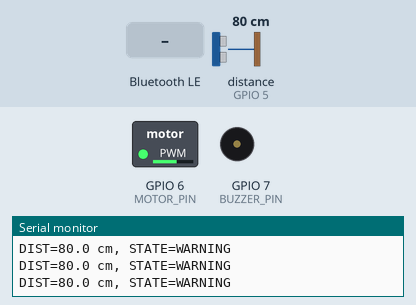
The sketch below on a simulated ESP32-S3. On the bench: switched loads named in the sketch (green lamp = pin HIGH), buzzer (waves = sounding), the last lines printed to the serial monitor. Wiring (inferred from the names in the program): ultrasonic range finder: trigger GPIO 4; echo GPIO 5. The test bench sets the inputs (shaded band); at power-on: distance to the obstacle (sensor on GPIO 5) 80 cm. The echo pulse lasts 58.3 µs per cm; nothing arrives over Bluetooth unless stated; a phone connects over Bluetooth LE 3 s after start; pins used as bus, display or sensor lines are not drawn.

Above: at 1.7 s.
1.8 s: distance to the obstacle (sensor on GPIO 5) set to 34 cm
4.8 s: distance to the obstacle (sensor on GPIO 5) set to 28 cm
At 6.1 s:
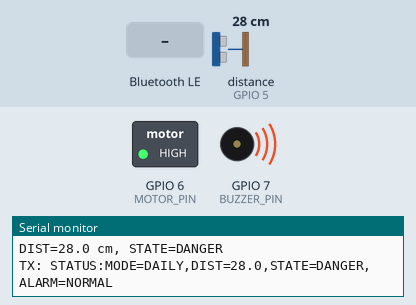
6.4 s: Bluetooth LE write "MODE:DAILY" received
At 6.47 s:
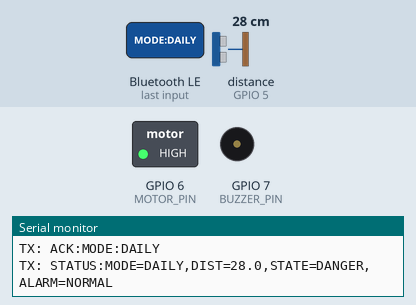
8.0 s: distance to the obstacle (sensor on GPIO 5) set to 120 cm
At 9.1 s:
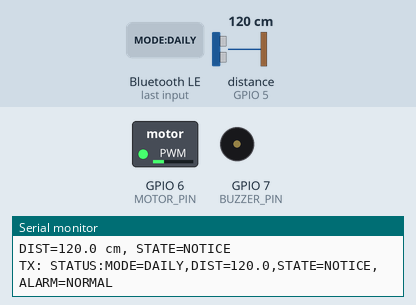
11.0 s: Bluetooth LE write "MODE:SILENT" received
At 12.2 s:
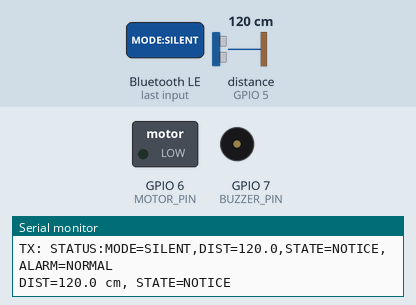
12.5 s: Bluetooth LE write "MODE:EMERGENCY" received
At 13.3 s:
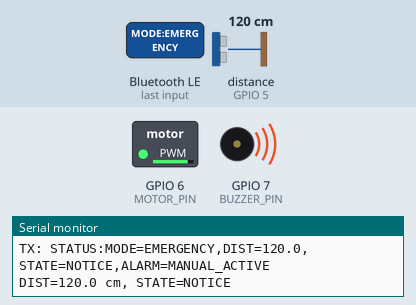
Timing chart, 0 to 15.0 s (numbered marks = the images above; inputs shaded):
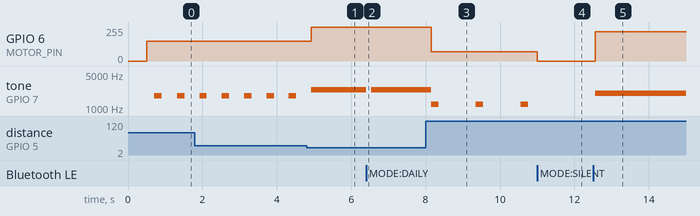

The sketch:

main.ino
```cpp
#include <Arduino.h>
#include <BLEDevice.h>
#include <BLEServer.h>
#include <BLEUtils.h>
#include <BLE2902.h>

// =====================================================
// GPIO 配置
// =====================================================

static const uint8_t TRIG_PIN = 4;
static const uint8_t ECHO_PIN = 5;
static const uint8_t MOTOR_PIN = 6;
static const uint8_t BUZZER_PIN = 7;

// =====================================================
// BLE 配置
// =====================================================

static const char* DEVICE_NAME = "SmartCane-S3";

// BLE 服务 UUID
static const char* SERVICE_UUID =
  "6E400001-B5A3-F393-E0A9-E50E24DCCA9E";

// 手机 App -> ESP32-S3，Write
static const char* RX_UUID =
  "6E400002-B5A3-F393-E0A9-E50E24DCCA9E";

// ESP32-S3 -> 手机 App，Notify
static const char* TX_UUID =
  "6E400003-B5A3-F393-E0A9-E50E24DCCA9E";

// =====================================================
// PWM 配置
// 适用于 Arduino-ESP32 Core 3.x
// =====================================================

static const uint32_t MOTOR_PWM_FREQ = 5000;
static const uint8_t MOTOR_PWM_BITS = 8;

static const uint32_t BUZZER_PWM_FREQ = 2000;
static const uint8_t BUZZER_PWM_BITS = 8;

// =====================================================
// BLE 对象
// =====================================================

BLEServer* bleServer = nullptr;
BLECharacteristic* txCharacteristic = nullptr;
BLECharacteristic* rxCharacteristic = nullptr;

// =====================================================
// 工作状态
// =====================================================

bool deviceConnected = false;
bool oldDeviceConnected = false;

// 当前工作模式
// DAILY、NIGHT、SILENT、EMERGENCY
String workMode = "DAILY";

// 是否处于主动报警或紧急反馈状态
bool manualAlarm = false;

// 当前测距结果
float currentDistanceCm = -1.0f;

// 当前障碍状态
// NO_ECHO、SAFE、NOTICE、WARNING、DANGER
String currentState = "NO_ECHO";

// 报警状态
// NORMAL、MANUAL_ACTIVE、CANCELLED
String alarmState = "NORMAL";

// =====================================================
// 定时变量
// =====================================================

unsigned long lastMeasureMillis = 0;
unsigned long lastNotifyMillis = 0;
unsigned long lastBuzzerMillis = 0;
unsigned long buzzerOnUntilMillis = 0;

// =====================================================
// 函数声明
// =====================================================

void sendText(const String& text);
void handleCommand(String command);
void stopBuzzer();
void updateFeedback();
float readDistanceCm();
String classifyDistance(float distance);
void sendCurrentStatus();

// =====================================================
// BLE 服务器回调
// =====================================================

class ServerCallbacks : public BLEServerCallbacks {
  void onConnect(BLEServer* server) override {
    deviceConnected = true;

    Serial.println("BLE client connected");
  }

  void onDisconnect(BLEServer* server) override {
    deviceConnected = false;

    Serial.println("BLE client disconnected");
  }
};

// =====================================================
// BLE 接收回调
// 手机向 RX_UUID 写入数据时触发
// =====================================================

class RxCallbacks : public BLECharacteristicCallbacks {
  void onWrite(BLECharacteristic* characteristic) override {
    String value = characteristic->getValue();

    Serial.print("RX: ");
    Serial.println(value);

    value.trim();//去掉字符串首尾的空格、换行符

    if (value.length() == 0) {
      return;
    }

    /*
       每次 BLE Write 默认作为一条完整命令处理。

       例如 App 发送：
       MODE:DAILY

       或者：
       MODE:DAILY\n

       两种情况都可以处理。
    */

    int startIndex = 0;

    for (int i = 0; i <= value.length(); i++) {
      bool endOfCommand = false;

      if (i == value.length()) {
        endOfCommand = true;//到达字符串末尾算一条命令结束
      } else {
        char c = value.charAt(i);//取出当前字符

        if (c == '\n' || c == '\r') {
          endOfCommand = true;//命令结束，开始截取
        }
      }

      if (endOfCommand) {
        String oneCommand = value.substring(startIndex, i);
        oneCommand.trim();

        if (oneCommand.length() > 0) {
          handleCommand(oneCommand);
        }

        startIndex = i + 1;
      }
    }
  }
};//多条命令一起发，中间用换行符连接，依旧可以处理

// =====================================================
// BLE 发送字符串
// ESP32-S3 通过 TX_UUID Notify 给手机
// =====================================================

void sendText(const String& text) {
  if (!deviceConnected || txCharacteristic == nullptr) {
    return;
  }

  String packet = text;

  // 每条 Notify 数据以换行结束
  if (!packet.endsWith("\n")) {
    packet += "\n";
  }

  txCharacteristic->setValue(packet.c_str());
  txCharacteristic->notify();

  Serial.print("TX: ");
  Serial.print(packet);
}

// =====================================================
// 停止蜂鸣器
// =====================================================

void stopBuzzer() {
  ledcWriteTone(BUZZER_PIN, 0);
  ledcWrite(BUZZER_PIN, 0);

  buzzerOnUntilMillis = 0;
}

// =====================================================
// 发送当前完整状态
// =====================================================

void sendCurrentStatus() {
  String distanceText = "NO_ECHO";

  if (currentDistanceCm >= 0.0f) {
    distanceText = String(currentDistanceCm, 1);
  }

  /*
     示例：

     STATUS:MODE=DAILY,DIST=125.4,STATE=NOTICE,ALARM=NORMAL
  */

  String statusText =
    "STATUS:MODE=" + workMode +
    ",DIST=" + distanceText +
    ",STATE=" + currentState +
    ",ALARM=" + alarmState;

  sendText(statusText);
}

// =====================================================
// 处理手机发送的命令
// =====================================================

void handleCommand(String command) {
  command.trim();
  command.toUpperCase();

  Serial.print("COMMAND: ");
  Serial.println(command);

  // ===================================================
  // 查询当前状态
  // 支持：
  // STATUS
  // STATUS?
  // STATUS:GET
  // ===================================================

  if (command == "STATUS" ||
      command == "STATUS?" ||
      command == "STATUS:GET") {

    sendCurrentStatus();
  }

  // ===================================================
  // 日常模式
  // 兼容 MODE:NORMAL
  // ===================================================

  else if (command == "MODE:DAILY" ||
           command == "MODE:NORMAL") {

    workMode = "DAILY";
    manualAlarm = false;
    alarmState = "NORMAL";

    stopBuzzer();

    sendText("ACK:MODE:DAILY");
    sendCurrentStatus();
  }

  // ===================================================
  // 夜间模式
  // ===================================================

  else if (command == "MODE:NIGHT") {

    workMode = "NIGHT";
    manualAlarm = false;
    alarmState = "NORMAL";

    stopBuzzer();

    /*
       当前代码还没有连接 WS2812 灯带。
       目前先完成模式记录和反馈逻辑。
    */

    sendText("ACK:MODE:NIGHT");
    sendCurrentStatus();
  }

  // ===================================================
  // 安静模式
  // 关闭振动和蜂鸣器反馈
  // ===================================================

  else if (command == "MODE:SILENT") {

    workMode = "SILENT";
    manualAlarm = false;
    alarmState = "NORMAL";

    stopBuzzer();
    ledcWrite(MOTOR_PIN, 0);

    sendText("ACK:MODE:SILENT");
    sendCurrentStatus();
  }

  // ===================================================
  // 紧急模式
  // 持续振动和蜂鸣
  // ===================================================

  else if (command == "MODE:EMERGENCY") {

    workMode = "EMERGENCY";
    manualAlarm = true;
    alarmState = "MANUAL_ACTIVE";

    sendText("ACK:MODE:EMERGENCY");
    sendCurrentStatus();
  }

  // ===================================================
  // 主动报警
  // ===================================================

  else if (command == "ALARM:MANUAL" ||
           command == "BUZZER:ON") {

    manualAlarm = true;
    alarmState = "MANUAL_ACTIVE";

    sendText("ACK:ALARM:MANUAL");
    sendCurrentStatus();
  }

  // ===================================================
  // 取消报警
  // ===================================================

  else if (command == "ALARM:CANCEL" ||
           command == "BUZZER:OFF") {

    manualAlarm = false;
    alarmState = "CANCELLED";

    stopBuzzer();
    ledcWrite(MOTOR_PIN, 0);

    sendText("ACK:ALARM:CANCEL");
    sendCurrentStatus();
  }

  // ===================================================
  // 未知命令
  // ===================================================

  else {
    sendText("ERR:UNKNOWN_COMMAND");
  }
}

// =====================================================
// HC-SR04 测距
// 返回：距离，单位 cm
// 返回 -1：没有收到有效回波
// =====================================================

float readDistanceCm() {
  digitalWrite(TRIG_PIN, LOW);
  delayMicroseconds(3);

  digitalWrite(TRIG_PIN, HIGH);
  delayMicroseconds(10);
  digitalWrite(TRIG_PIN, LOW);

  // 最长等待 30 ms，避免程序长时间阻塞
  unsigned long duration =
    pulseIn(ECHO_PIN, HIGH, 30000UL);

  if (duration == 0) {
    return -1.0f;
  }

  // 声速约为 0.0343 cm/us
  // 声音经历往返，所以除以 2
  float distance = duration * 0.0343f / 2.0f;

  return distance;
}

// =====================================================
// 根据距离判断障碍等级
// =====================================================

String classifyDistance(float distance) {
  if (distance < 0.0f) {
    return "NO_ECHO";
  }

  if (distance < 30.0f) {
    return "DANGER";
  }

  if (distance < 80.0f) {
    return "WARNING";
  }

  if (distance < 150.0f) {
    return "NOTICE";
  }

  return "SAFE";
}

// =====================================================
// 蜂鸣器短音
// =====================================================

void beepOnce(uint16_t frequency, uint16_t durationMs) {
  ledcWriteTone(BUZZER_PIN, frequency);

  buzzerOnUntilMillis = millis() + durationMs;
}

// =====================================================
// 更新振动马达和蜂鸣器
// =====================================================

void updateFeedback() {
  unsigned long now = millis();

  // ===================================================
  // 主动报警或紧急模式
  // ===================================================

  if (manualAlarm || workMode == "EMERGENCY") {
    ledcWrite(MOTOR_PIN, 220);
    ledcWriteTone(BUZZER_PIN, 2000);

    return;
  }

  // ===================================================
  // 安静模式关闭所有反馈
  // ===================================================

  if (workMode == "SILENT") {
    ledcWrite(MOTOR_PIN, 0);
    stopBuzzer();

    return;
  }

  // ===================================================
  // 无回波或安全状态关闭反馈
  // ===================================================

  if (currentState == "SAFE" ||
      currentState == "NO_ECHO") {

    ledcWrite(MOTOR_PIN, 0);
    stopBuzzer();

    return;
  }

  // ===================================================
  // 蜂鸣器短音结束后关闭
  // ===================================================

  if (buzzerOnUntilMillis != 0 &&
      now >= buzzerOnUntilMillis) {

    stopBuzzer();
  }

  // ===================================================
  // 较远障碍：低强度、低频率
  // ===================================================

  if (currentState == "NOTICE") {
    ledcWrite(MOTOR_PIN, 70);

    if (now - lastBuzzerMillis >= 1200) {
      lastBuzzerMillis = now;

      beepOnce(1200, 180);
    }
  }

  // ===================================================
  // 中距离障碍：中强度、中频率
  // ===================================================

  else if (currentState == "WARNING") {
    ledcWrite(MOTOR_PIN, 150);

    if (now - lastBuzzerMillis >= 600) {
      lastBuzzerMillis = now;

      beepOnce(1800, 180);
    }
  }

  // ===================================================
  // 近距离障碍：强振动、持续蜂鸣
  // ===================================================

  else if (currentState == "DANGER") {
    ledcWrite(MOTOR_PIN, 255);
    ledcWriteTone(BUZZER_PIN, 2400);
  }
}

// =====================================================
// 初始化 BLE
// =====================================================

void setupBle() {
  BLEDevice::init(DEVICE_NAME);

  bleServer = BLEDevice::createServer();
  bleServer->setCallbacks(new ServerCallbacks());

  BLEService* service =
    bleServer->createService(SERVICE_UUID);

  // ---------------------------------------------------
  // TX：ESP32-S3 -> 手机，Notify
  // ---------------------------------------------------

  txCharacteristic = service->createCharacteristic(
    TX_UUID,
    BLECharacteristic::PROPERTY_NOTIFY
  );

  txCharacteristic->addDescriptor(new BLE2902());

  // ---------------------------------------------------
  // RX：手机 -> ESP32-S3，Write
  // ---------------------------------------------------

  rxCharacteristic = service->createCharacteristic(
    RX_UUID,
    BLECharacteristic::PROPERTY_WRITE |
    BLECharacteristic::PROPERTY_WRITE_NR
  );

  rxCharacteristic->setCallbacks(new RxCallbacks());

  service->start();

  // ---------------------------------------------------
  // BLE 广播
  // ---------------------------------------------------

  BLEAdvertising* advertising =
    BLEDevice::getAdvertising();

  advertising->addServiceUUID(SERVICE_UUID);
  advertising->setScanResponse(true);

  advertising->setMinPreferred(0x06);
  advertising->setMinPreferred(0x12);

  BLEDevice::startAdvertising();

  Serial.println("BLE advertising started");
  Serial.print("Device name: ");
  Serial.println(DEVICE_NAME);
}

// =====================================================
// Arduino 初始化
// =====================================================

void setup() {
  Serial.begin(115200);
  delay(500);

  // HC-SR04
  pinMode(TRIG_PIN, OUTPUT);
  pinMode(ECHO_PIN, INPUT);

  digitalWrite(TRIG_PIN, LOW);

  // ESP32 Arduino Core 3.x PWM API
  ledcAttach(
    MOTOR_PIN,
    MOTOR_PWM_FREQ,
    MOTOR_PWM_BITS
  );

  ledcAttach(
    BUZZER_PIN,
    BUZZER_PWM_FREQ,
    BUZZER_PWM_BITS
  );

  ledcWrite(MOTOR_PIN, 0);
  stopBuzzer();

  setupBle();

  Serial.println("Smart cane firmware started");
}

// =====================================================
// 主循环
// =====================================================

void loop() {
  unsigned long now = millis();

  // ---------------------------------------------------
  // 每 200 ms 测量一次距离
  // ---------------------------------------------------

  if (now - lastMeasureMillis >= 200) {
    lastMeasureMillis = now;

    currentDistanceCm = readDistanceCm();
    currentState = classifyDistance(currentDistanceCm);

    updateFeedback();

    Serial.print("DIST=");

    if (currentDistanceCm < 0.0f) {
      Serial.print("NO_ECHO");
    } else {
      Serial.print(currentDistanceCm, 1);
      Serial.print(" cm");
    }

    Serial.print(", STATE=");
    Serial.println(currentState);
  }

  // ---------------------------------------------------
  // 每 500 ms 向手机发送一次完整状态
  // ---------------------------------------------------

  if (deviceConnected &&
      now - lastNotifyMillis >= 500) {

    lastNotifyMillis = now;

    sendCurrentStatus();
  }

  // ---------------------------------------------------
  // 断线后重新开始 BLE 广播
  // ---------------------------------------------------

  if (!deviceConnected && oldDeviceConnected) {
    delay(300);

    bleServer->startAdvertising();

    oldDeviceConnected = false;

    Serial.println("BLE advertising restarted");
  }

  // ---------------------------------------------------
  // 新连接建立后发送欢迎消息和当前状态
  // ---------------------------------------------------

  if (deviceConnected && !oldDeviceConnected) {
    oldDeviceConnected = true;

    sendText("HELLO:SMART_CANE_S3");
    sendCurrentStatus();
  }

  delay(5);
}
```

Measured:
- the behaviour switches between 31 and 30 cm on distance to the obstacle (sensor on GPIO 5) (found by bisection; images 0 and 1)
- after the input at 4.8 s, GPIO 6 (MOTOR_PIN): 149/255 → 255/255 after 0.13 s
- after the input at 6.4 s, tone on GPIO 7 (BUZZER_PIN): 2400 Hz → silent at once, → 2400 Hz 0.14 s later
- after the input at 8.0 s, GPIO 6 (MOTOR_PIN): 255/255 → 70/255 after 0.15 s; tone on GPIO 7 (BUZZER_PIN): alternates 1200 Hz for 0.20 s and silent for 1.0 s, starting after 0.15 s
- after the input at 11.0 s, GPIO 6 (MOTOR_PIN): 70/255 → 0/255 at once; tone on GPIO 7 (BUZZER_PIN): stays silent (without the input it goes to 1200 Hz after 0.76 s)
- after the input at 12.5 s, GPIO 6 (MOTOR_PIN): 0/255 → 219/255 after 0.06 s; tone on GPIO 7 (BUZZER_PIN): silent → 2000 Hz after 0.06 s
- by itself, tone on GPIO 7 (BUZZER_PIN): alternates 1800 Hz for 0.20 s and silent for 0.40 s
